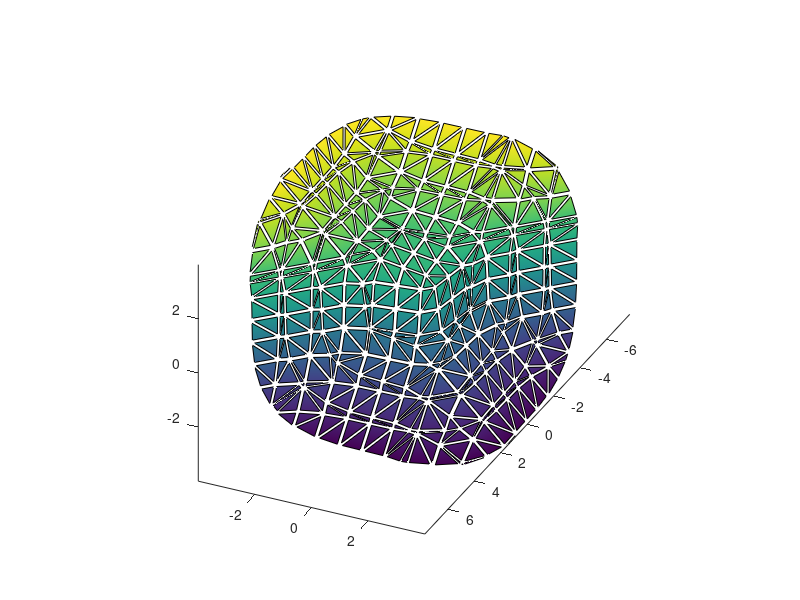

Recreate this plot in MATLAB.
clear all; close all; clc;
h=figure('Position',[1 21 1366 670], ...
'Name','shrinkfaces Command Demonstrations');
 N = 10;  % N intervals per axis
 [x, y, z] = meshgrid (linspace (-4,4,N+1));
 val = x.^3 + y.^3 + z.^3;
 fv = isosurface (x, y, z, val, 3, z, "noshare");

 p = patch ("Faces", fv.faces, "Vertices", fv.vertices, "FaceVertexCData", ...
            fv.facevertexcdata, "FaceColor", "interp", "EdgeColor", "black");
 axis auto;   # Kludge required for Octave
 axis equal;
 view (115, 30);
 drawnow;
 shrinkfaces (p, 0.6);
